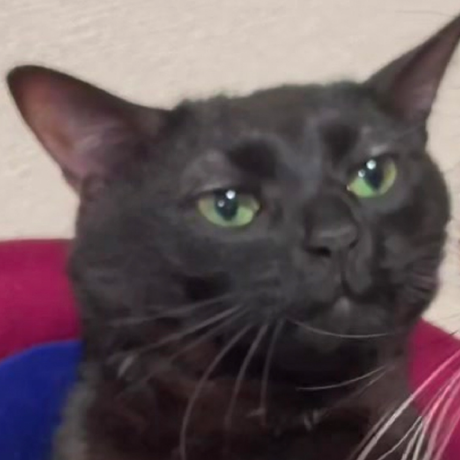
#> input picture Filtering/images/img.png, 460 x 460 px
$ python gaussian_noise.py   (older library calls are emulated)
#> lines starting #> are read from the running program, lines starting #| are printed output that depends on the picture
import cv2
import numpy as np

src = cv2.imread("images/img.png", cv2.IMREAD_GRAYSCALE)
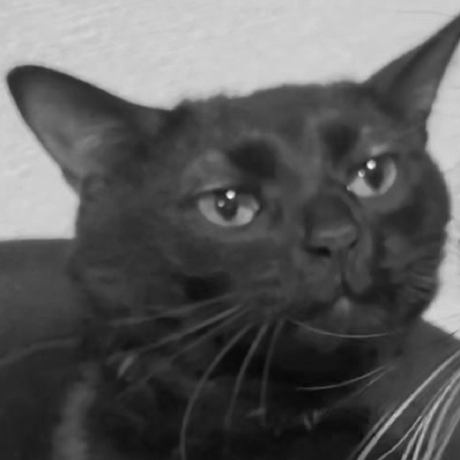
#> src: shape (460, 460); min 6, max 247, mean 90.7
if src is None:
    print("Image load failed!")
    exit()

cv2.imshow("src", src)

for standard_deviation in [10, 20, 30]:
    noise = np.zeros(src.shape, np.int32)
    cv2.randn(noise, 0, standard_deviation) # standard deviation (표준편차를 사용해서 가우시안 노이즈 행렬 생성)

    dst = cv2.add(src, noise, dtype=cv2.CV_8UC1)

    cv2.putText(dst, f"sigma = {standard_deviation}", (10, 30), cv2.FONT_HERSHEY_SIMPLEX, 1.0, 255, 1, cv2.LINE_AA)

    cv2.imshow("dst", dst)
    cv2.waitKey()
#> this loop made 3 passes
#> pass 2, `dst = cv2.add(src, noise, dtype=cv2.CV_8UC1)`:
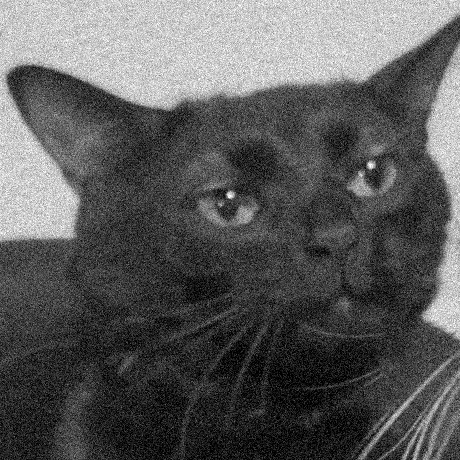
#> dst: shape (460, 460); min 0, max 255, mean 90.9
#> after the loop:
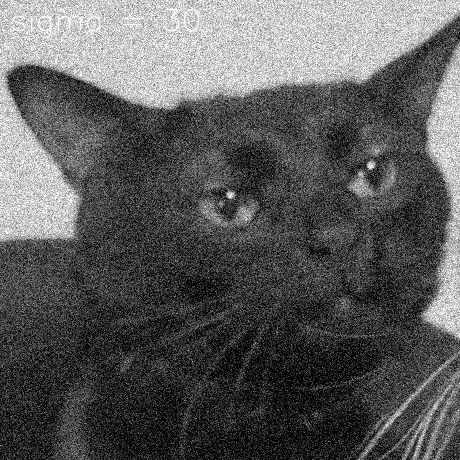
#> dst: shape (460, 460); min 0, max 255, mean 91.5
#> after the loop:
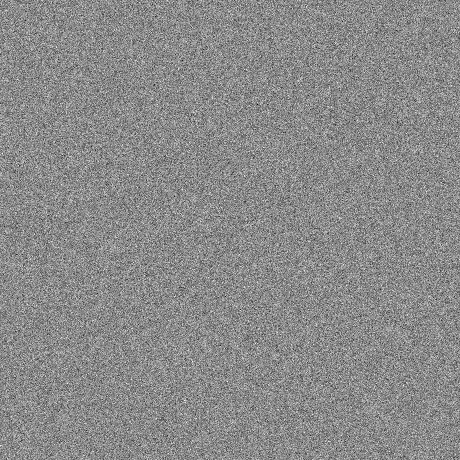
#> noise: shape (460, 460) int32; min -153, max 128, mean 0; drawn with min black and max white

cv2.destroyAllWindows()
